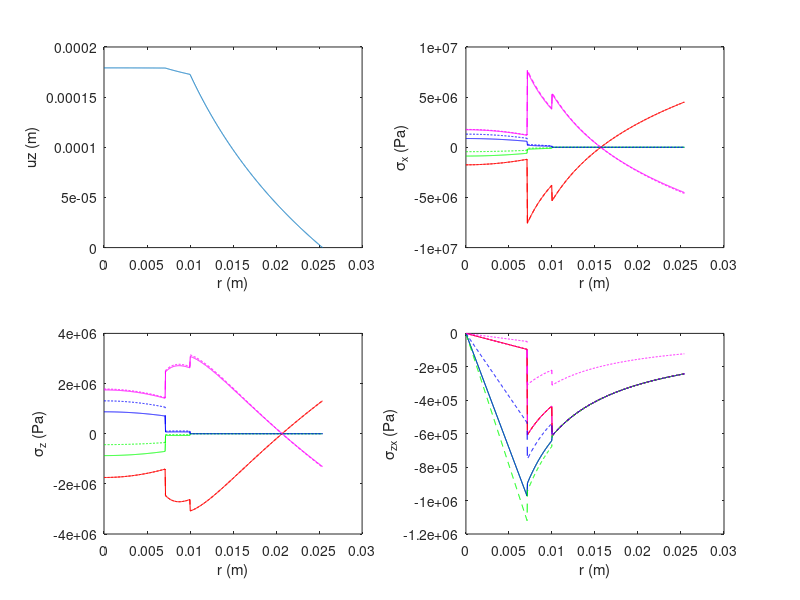

The MATLAB script that drew this image:
load layer1mid.dat
load layer2mid.dat
load layer3mid.dat
load layer4mid.dat
layer1mid = sortrows(layer1mid, 2);
layer2mid = sortrows(layer2mid, 2);
layer3mid = sortrows(layer3mid, 2);
layer4mid = sortrows(layer4mid, 2);

load layer1midel.dat
load layer2midel.dat
load layer3midel.dat
load layer4midel.dat
layer1midel = sortrows(layer1midel, 2);
layer2midel = sortrows(layer2midel, 2);
layer3midel = sortrows(layer3midel, 2);
layer4midel = sortrows(layer4midel, 2);

xloc = layer1mid(:,2);
uz = layer1mid(:,6);
sx1 = layer1mid(:,7);
sy1 = layer1mid(:,8);
sz1 = layer1mid(:,9);
sxy1 = layer1mid(:,10);
syz1 = layer1mid(:,11);
szx1 = layer1mid(:,12);
sx2 = layer2mid(:,7);
sy2 = layer2mid(:,8);
sz2 = layer2mid(:,9);
sxy2 = layer2mid(:,10);
syz2 = layer2mid(:,11);
szx2 = layer2mid(:,12);
sx3 = layer3mid(:,7);
sy3 = layer3mid(:,8);
sz3 = layer3mid(:,9);
sxy3 = layer3mid(:,10);
syz3 = layer3mid(:,11);
szx3 = layer3mid(:,12);
sx4 = layer4mid(:,7);
sy4 = layer4mid(:,8);
sz4 = layer4mid(:,9);
sxy4 = layer4mid(:,10);
syz4 = layer4mid(:,11);
szx4 = layer4mid(:,12);

xlocel = layer1midel(:,2);
sx1el = layer1midel(:,5);
sy1el = layer1midel(:,6);
sz1el = layer1midel(:,7);
sxy1el = layer1midel(:,8);
syz1el = layer1midel(:,9);
szx1el = layer1midel(:,10);
sx2el = layer2midel(:,5);
sy2el = layer2midel(:,6);
sz2el = layer2midel(:,7);
sxy2el = layer2midel(:,8);
syz2el = layer2midel(:,9);
szx2el = layer2midel(:,10);
sx3el = layer3midel(:,5);
sy3el = layer3midel(:,6);
sz3el = layer3midel(:,7);
sxy3el = layer3midel(:,8);
syz3el = layer3midel(:,9);
szx3el = layer3midel(:,10);
sx4el = layer4midel(:,5);
sy4el = layer4midel(:,6);
sz4el = layer4midel(:,7);
sxy4el = layer4midel(:,8);
syz4el = layer4midel(:,9);
szx4el = layer4midel(:,10);

figure;
subplot(2,2,1);
plot(xloc, uz);
xlabel('r (m)');
ylabel('uz (m)');
subplot(2,2,2);
plot(xloc, sx1, 'r-'); hold on;
plot(xloc, sx2, 'g-'); hold on;
plot(xloc, sx3, 'b-'); hold on;
plot(xloc, sx4, 'm-'); hold on;
plot(xlocel, sx1el, 'r--'); hold on;
plot(xlocel, sx2el, 'g--'); hold on;
plot(xlocel, sx3el, 'b--'); hold on;
plot(xlocel, sx4el, 'm--'); hold on;
xlabel('r (m)');
ylabel('\sigma_x (Pa)');
subplot(2,2,3);
plot(xloc, sz1, 'r-'); hold on;
plot(xloc, sz2, 'g-'); hold on;
plot(xloc, sz3, 'b-'); hold on;
plot(xloc, sz4, 'm-'); hold on;
plot(xlocel, sz1el, 'r--'); hold on;
plot(xlocel, sz2el, 'g--'); hold on;
plot(xlocel, sz3el, 'b--'); hold on;
plot(xlocel, sz4el, 'm--'); hold on;
xlabel('r (m)');
ylabel('\sigma_z (Pa)');
subplot(2,2,4);
plot(xloc, sxy1, 'r-'); hold on;
plot(xloc, sxy2, 'g-'); hold on;
plot(xloc, sxy3, 'b-'); hold on;
plot(xloc, sxy4, 'm-'); hold on;
plot(xlocel, sxy1el, 'r--'); hold on;
plot(xlocel, sxy2el, 'g--'); hold on;
plot(xlocel, sxy3el, 'b--'); hold on;
plot(xlocel, sxy4el, 'm--'); hold on;
xlabel('r (m)');
ylabel('\sigma_{zx} (Pa)');

